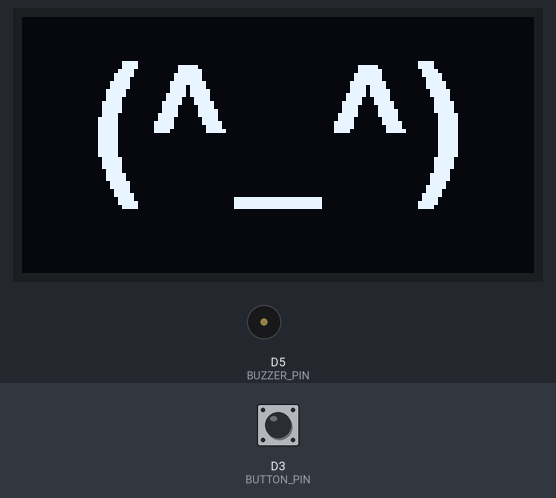
Bench run of a sketch on a simulated ESP8266 (NodeMCU). Shown: 128×64 one-colour display, buzzer (waves = sounding, pin HIGH). The inputs (shaded band) are chosen by the test bench; at power-on: D3 (BUTTON_PIN) HIGH. What the sketch prints to the serial monitor is not drawn.

Above: at 1.2 s.
1.3 s: D3 (BUTTON_PIN) pulled LOW for 0.15 s
At 1.8 s:
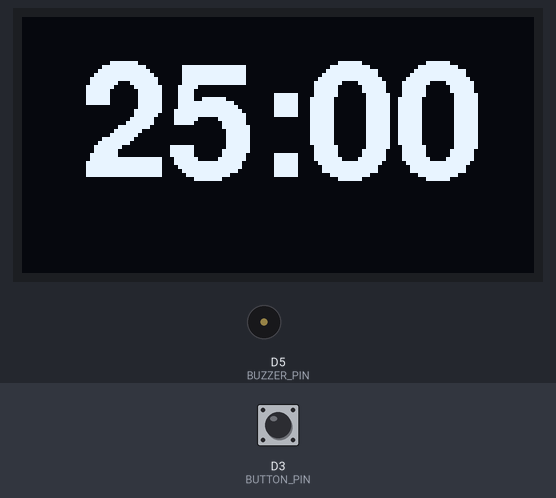
4.4 s: D3 (BUTTON_PIN) pulled LOW for 1 s
At 6.3 s:
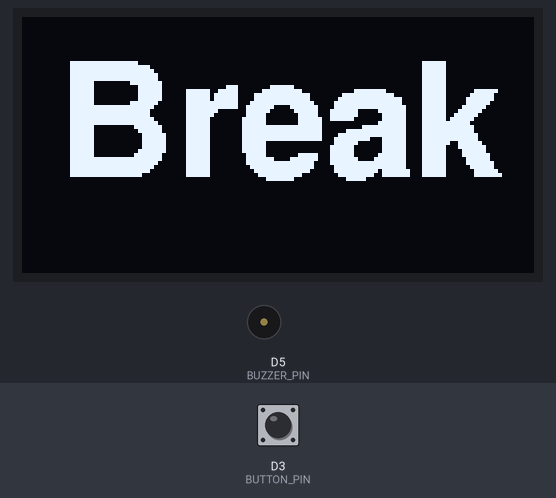
6.9 s: D3 (BUTTON_PIN) pulled LOW for 3.2 s
At 8.0 s:
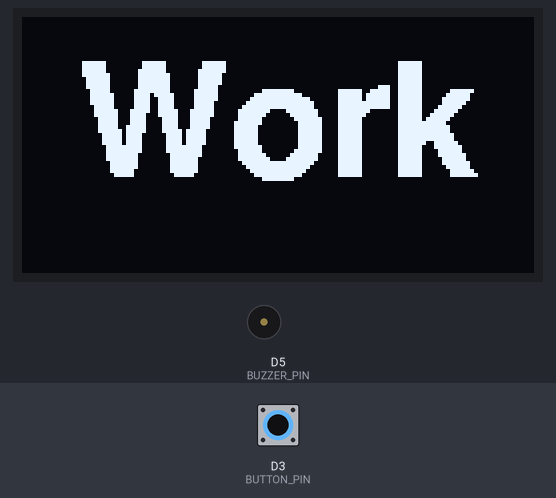
11.6 s: D3 (BUTTON_PIN) pulled LOW for 0.15 s
At 13.0 s:
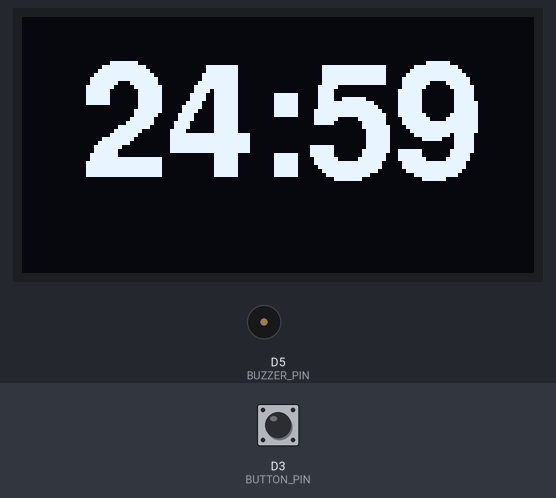
13.2 s: D3 (BUTTON_PIN) pulsed LOW 2 times (0.12 s each, 0.3 s apart)
At 14.3 s:
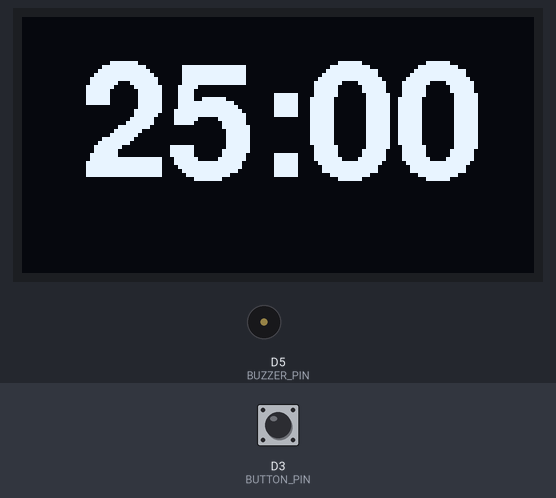
Timing chart, 0 to 16.2 s (numbered marks = the images above; inputs shaded):
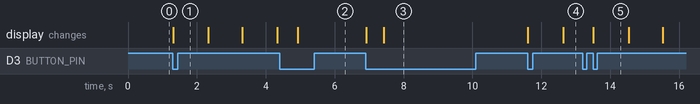

The sketch:

espomodoro.ino
```cpp
#include <Arduino.h>
#include <TimeLib.h>
#include "font.h"
#include <Streaming.h>
#include <Wire.h>
#include "SSD1306.h"
// #include "OLEDDisplayUi.h"
#include <SerialCommand.h>
#include <Bounce2.h>

#define SDA_PIN D2
#define SCL_PIN D1
#define BUTTON_PIN D3
#define BUZZER_PIN D5

SerialCommand sCmd;
SSD1306 display(0x3c, SDA_PIN, SCL_PIN);
Bounce button = Bounce();

int DefaultWorkMinutes = 25;
int DefaultWorkSeconds = 0;
int DefaultBreakMinutes = 5;
int DefaultBreakSeconds = 0;
bool WorkMode = true;
int Minutes = DefaultWorkMinutes;
int Seconds = DefaultWorkSeconds;

enum States: byte {
    IDLE,
    RUNNING,
    PAUSED,
    FINISHED,
    TOGGLE
};
States State;

time_t PausedTime, TimeoutTime;
unsigned long TimeoutDuration = 30; // seconds to wait until showing idle screen
unsigned long FinishedFlashingLastChange;
unsigned long FinishedFlashingInterval = 1 * 1000; // milliseconds to flash on/off
String FinishedMessage[] = {"Finish", ""};
int FinishedMessageIndex = 0;
unsigned long longButtonPressTimeStamp = 0;
unsigned long buttonPresses[] = {0, 0};

void beep(bool big=false)
{
    int duration = (big)? 100 : 5;
    digitalWrite(BUZZER_PIN, HIGH);
    delay(duration);
    digitalWrite(BUZZER_PIN, LOW);
}

String formatDigits(int digits)
{
    if (digits < 10)
    {
        return '0' + String(digits);
    }
    return String(digits);
}

void startTimer(int minutes, int seconds)
{
    Serial << "Starting Timer: " << minutes << ":" << seconds << endl;
    Minutes = minutes;
    Seconds = seconds;
    State = RUNNING;
    setTime(0, 0, 59-seconds, 1, 1, 1970);
    beep();
}

void pauseTimer()
{
    Serial.println("Timer Paused.");
    PausedTime = now();
    State = PAUSED;
    beep();
}

void resumeTimer()
{
    Serial.println("Timer Resumed.");
    setTime(PausedTime);
    State = RUNNING;
    beep();
}

void resetTimer()
{
    Serial.println("Timer Reset.");
    startTimer(Minutes, Seconds);
}

void finishTimer()
{
    Serial.println("Timer Finished.");
    TimeoutTime = now();
    FinishedFlashingLastChange = millis();
    State = FINISHED;
    beep(true);
}

void setTimerSerial()
{
    char *arg;
    int minutes, seconds = 0;
    arg = sCmd.next();
    if (arg != NULL) {
        minutes = atoi(arg);
    }

    arg = sCmd.next();
    if (arg != NULL) {
        seconds = atoi(arg);
    }

    if(seconds > 59) {
        Serial.println("Converting to minutes:seconds format");
        minutes = minutes + seconds/60;
        seconds = seconds % 60;
    }

    startTimer(minutes, seconds);
}

void toggleTimerMode()
{
    if(WorkMode) {
        Minutes = DefaultBreakMinutes;
        Seconds = DefaultBreakSeconds;
    }
    else
    {
        Minutes = DefaultWorkMinutes;
        Seconds = DefaultWorkSeconds;
    }
    WorkMode = !WorkMode;
}

void displayTimerMode()
{
    String modeText = (WorkMode) ? "Work" : "Break";
    startTimer(Minutes, Seconds);
    pauseTimer();

    // trigger showing of Idle screen after TimeoutDuration elapsed
    TimeoutTime = now();
    State = TOGGLE;

    // update display
    display.clear();
    display.drawString(64, 0, modeText);
    display.display();
}

void showIdle()
{
    display.clear();
    display.drawString(64, 0, "(^_^)");
    display.display();
    State = IDLE;
    // (o_o) (°_°) (^_^)
}

void notifyFinished()
{
    // Flash Finished messages
    if (millis() - FinishedFlashingLastChange > FinishedFlashingInterval) {
        FinishedMessageIndex = (FinishedMessageIndex + 1)  % 2;
        display.clear();
        display.drawString(64, 0, FinishedMessage[FinishedMessageIndex]);
        display.display();
        FinishedFlashingLastChange = millis();
        beep(true);
    }
}

void countDownTimer()
{
    switch (State) {
        // case IDLE, PAUSED:
        //     break;
        case RUNNING:
            {
                String timeString = formatDigits(Minutes-minute()) + ":" + formatDigits(59-second());
                display.clear();
                display.drawString(64, 0, timeString);
                display.display();
                if(timeString.equals("00:00"))
                {
                    toggleTimerMode();
                    finishTimer();
                }
            }
            break;
        case TOGGLE:
            if(now() - TimeoutTime > TimeoutDuration)
            {
                showIdle();
            }
            break;
        case FINISHED:
            notifyFinished();
            if(now() - TimeoutTime > TimeoutDuration)
            {
                showIdle();
            }
            break;
    }
}

bool multiButtonPress()
{
    // if button is pressed for a second time within 500 ms
    if(buttonPresses[0] > 0 && millis() - buttonPresses[0] < 500)
    {
        buttonPresses[1] = millis();
        return true;
    }
    else
    {
        // record as first press
        buttonPresses[0] = millis();
        buttonPresses[1] = 0;
        return false;
    }
}

// Start state: Idle
// Single press: start, stop
// Double press: reset timer
// Long press: switch Mode: work/break
void handleButton()
{
    button.update();
    if(button.fell())
    {
        longButtonPressTimeStamp = millis();
        if(multiButtonPress())
        {
            // Double press
            resetTimer();
        }
        else
        {
            if(State == IDLE || State == FINISHED || State == TOGGLE)
            {
                // Single press
                startTimer(Minutes, Seconds);
            }
            else if(State == PAUSED)
            {
                resumeTimer();
            }
            else
            {
                pauseTimer();
            }
        }
    }
    else if(button.rose())
    {
        // reset button press
        longButtonPressTimeStamp = 0;
    }

    // long press (longer than 500 ms)
    if(longButtonPressTimeStamp > 0 && millis() - longButtonPressTimeStamp >= 500)
    {
        longButtonPressTimeStamp = 0;
        toggleTimerMode();
        displayTimerMode();
    }
}

void setup()
{
    Serial.begin(115200);
    Serial.println();
    sCmd.addCommand("set", setTimerSerial);
    sCmd.addCommand("pause", pauseTimer);
    sCmd.addCommand("play", resumeTimer);
    Serial.println("Ready");

    display.init();
    // display.flipScreenVertically(); // If screen is upside down
    display.setTextAlignment(TEXT_ALIGN_CENTER);
    display.setFont(Nimbus_Sans_L_Bold_40);

    pinMode(BUTTON_PIN, INPUT_PULLUP);
    button.attach(BUTTON_PIN);
    button.interval(5);

    pinMode(BUZZER_PIN, OUTPUT);
    showIdle();
}

void loop()
{
    sCmd.readSerial();
    handleButton();
    countDownTimer();
}
```

Source omitted: font.h (data table, 147349 bytes)

Measured:
- after the input at 1.3 s, the display: changes at once (image 1)
- after the input at 4.4 s, the display: changes after 0.53 s (image 2)
- after the input at 6.9 s, the display: first changes at once (image 3 shows a later state)
- after the input at 11.6 s, the display: first changes at once (image 4 shows a later state)
